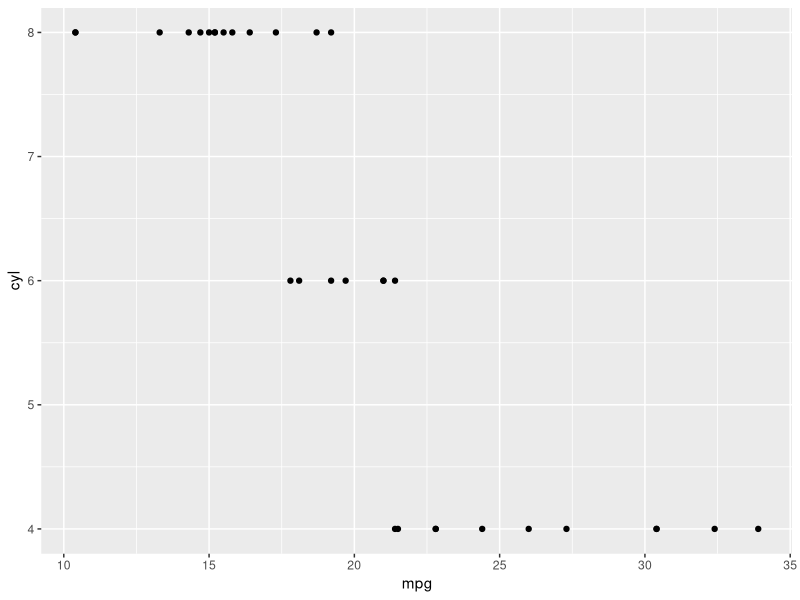
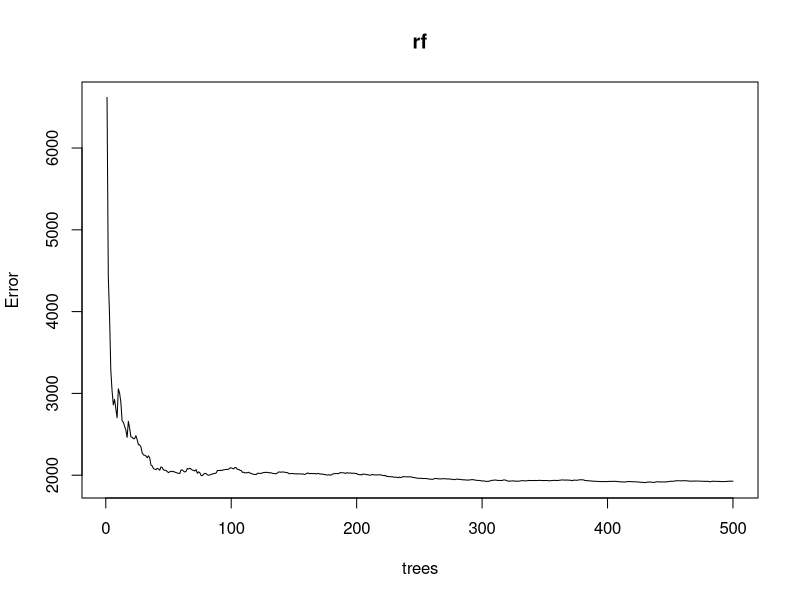
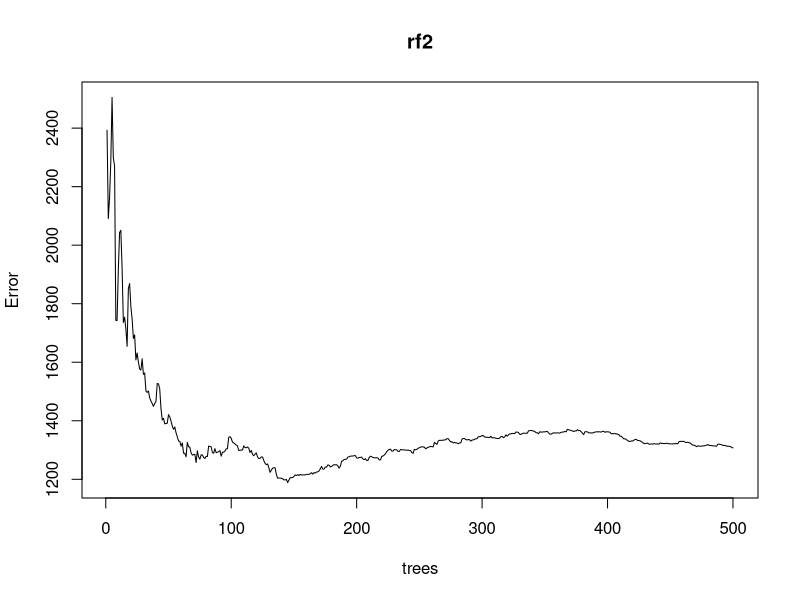

The R source for these figures, in order:
library(ggplot2)
library(randomForest)

data(mtcars)

ggplot(data = mtcars) +
  geom_point(aes(y = cyl, x = mpg))

rf <- randomForest(hp ~ mpg, data = mtcars)

plot(rf)

rf2 <- randomForest(hp ~ mpg + am + cyl, data = mtcars)

plot(rf2)
